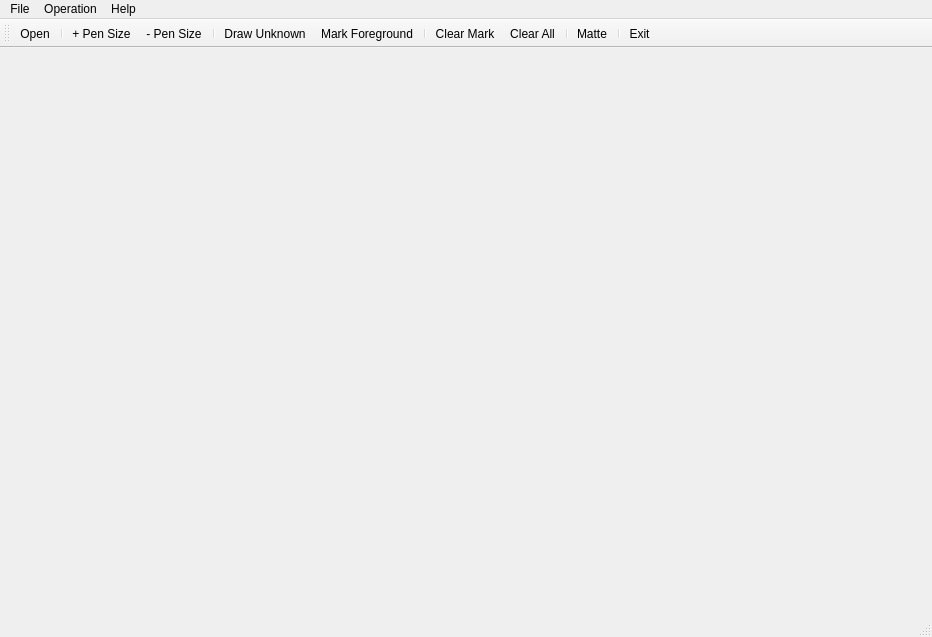
<?xml version="1.0" encoding="UTF-8"?>
<ui version="4.0">
 <class>MainWindow</class>
 <widget class="QMainWindow" name="MainWindow">
  <property name="geometry">
   <rect>
    <x>0</x>
    <y>0</y>
    <width>932</width>
    <height>637</height>
   </rect>
  </property>
  <property name="windowTitle">
   <string>MainWindow</string>
  </property>
  <widget class="QWidget" name="centralWidget">
   <layout class="QGridLayout" name="gridLayout"/>
  </widget>
  <widget class="QStatusBar" name="statusBar"/>
  <widget class="QMenuBar" name="menuBar">
   <property name="geometry">
    <rect>
     <x>0</x>
     <y>0</y>
     <width>932</width>
     <height>26</height>
    </rect>
   </property>
   <widget class="QMenu" name="menu">
    <property name="title">
     <string>File</string>
    </property>
    <addaction name="actionOpen"/>
    <addaction name="separator"/>
    <addaction name="actionExit"/>
   </widget>
   <widget class="QMenu" name="menuHelp">
    <property name="title">
     <string>Help</string>
    </property>
    <addaction name="actionAbout"/>
   </widget>
   <widget class="QMenu" name="menuOperation">
    <property name="title">
     <string>Operation</string>
    </property>
    <addaction name="action_Add_Pen_Size"/>
    <addaction name="action_Sub_Pen_Size"/>
    <addaction name="separator"/>
    <addaction name="actionDraw_Unknown"/>
    <addaction name="actionMark_Foreground"/>
    <addaction name="separator"/>
    <addaction name="actionClear_Mark"/>
    <addaction name="actionClear"/>
    <addaction name="separator"/>
    <addaction name="actionMatte"/>
   </widget>
   <addaction name="menu"/>
   <addaction name="menuOperation"/>
   <addaction name="menuHelp"/>
  </widget>
  <widget class="QToolBar" name="toolBar">
   <property name="enabled">
    <bool>true</bool>
   </property>
   <property name="windowTitle">
    <string>toolBar</string>
   </property>
   <property name="toolButtonStyle">
    <enum>Qt::ToolButtonTextOnly</enum>
   </property>
   <attribute name="toolBarArea">
    <enum>TopToolBarArea</enum>
   </attribute>
   <attribute name="toolBarBreak">
    <bool>false</bool>
   </attribute>
   <addaction name="actionOpen"/>
   <addaction name="separator"/>
   <addaction name="action_Add_Pen_Size"/>
   <addaction name="action_Sub_Pen_Size"/>
   <addaction name="separator"/>
   <addaction name="actionDraw_Unknown"/>
   <addaction name="actionMark_Foreground"/>
   <addaction name="separator"/>
   <addaction name="actionClear_Mark"/>
   <addaction name="actionClear"/>
   <addaction name="separator"/>
   <addaction name="actionMatte"/>
   <addaction name="separator"/>
   <addaction name="actionExit"/>
  </widget>
  <action name="actionOpen">
   <property name="text">
    <string>Open</string>
   </property>
   <property name="toolTip">
    <string>&lt;html&gt;&lt;head/&gt;&lt;body&gt;&lt;p&gt;Open an Image.&lt;/p&gt;&lt;p&gt;(Shortcut: O)&lt;/p&gt;&lt;/body&gt;&lt;/html&gt;</string>
   </property>
   <property name="shortcut">
    <string>O</string>
   </property>
  </action>
  <action name="actionExit">
   <property name="text">
    <string>Exit</string>
   </property>
   <property name="toolTip">
    <string>&lt;html&gt;&lt;head/&gt;&lt;body&gt;&lt;p&gt;Exit&lt;br/&gt;(Shortcut: Ctrl+Q)&lt;/p&gt;&lt;/body&gt;&lt;/html&gt;</string>
   </property>
   <property name="shortcut">
    <string>Ctrl+Q</string>
   </property>
   <property name="menuRole">
    <enum>QAction::QuitRole</enum>
   </property>
  </action>
  <action name="actionAbout">
   <property name="text">
    <string>About</string>
   </property>
   <property name="toolTip">
    <string>&lt;html&gt;&lt;head/&gt;&lt;body&gt;&lt;p&gt;About&lt;br/&gt;(Shortcut: Ctrl+/)&lt;/p&gt;&lt;/body&gt;&lt;/html&gt;</string>
   </property>
   <property name="shortcut">
    <string>Ctrl+/</string>
   </property>
   <property name="menuRole">
    <enum>QAction::AboutRole</enum>
   </property>
  </action>
  <action name="actionDraw_Unknown">
   <property name="checkable">
    <bool>true</bool>
   </property>
   <property name="text">
    <string>Draw Unknown</string>
   </property>
   <property name="toolTip">
    <string>&lt;html&gt;&lt;head/&gt;&lt;body&gt;&lt;p&gt;Draw unknown area.&lt;br/&gt;(Shortcut: U)&lt;/p&gt;&lt;/body&gt;&lt;/html&gt;</string>
   </property>
   <property name="shortcut">
    <string>U</string>
   </property>
  </action>
  <action name="actionMark_Foreground">
   <property name="checkable">
    <bool>true</bool>
   </property>
   <property name="text">
    <string>Mark Foreground</string>
   </property>
   <property name="toolTip">
    <string>&lt;html&gt;&lt;head/&gt;&lt;body&gt;&lt;p&gt;Fill and mark the foreground area surrounded by the unknown area.&lt;br/&gt;(Shortcut: F)&lt;/p&gt;&lt;/body&gt;&lt;/html&gt;</string>
   </property>
   <property name="shortcut">
    <string>F</string>
   </property>
  </action>
  <action name="actionClear">
   <property name="text">
    <string>Clear All</string>
   </property>
   <property name="toolTip">
    <string>&lt;html&gt;&lt;head/&gt;&lt;body&gt;&lt;p&gt;Clear all unknown area and foreground marks.&lt;br/&gt;(Shortcut: C)&lt;/p&gt;&lt;/body&gt;&lt;/html&gt;</string>
   </property>
   <property name="shortcut">
    <string>C</string>
   </property>
  </action>
  <action name="actionMatte">
   <property name="text">
    <string>Matte</string>
   </property>
   <property name="toolTip">
    <string>&lt;html&gt;&lt;head/&gt;&lt;body&gt;&lt;p&gt;Start Poisson Matting!&lt;br/&gt;(Shortcut: M)&lt;/p&gt;&lt;/body&gt;&lt;/html&gt;</string>
   </property>
   <property name="shortcut">
    <string>M</string>
   </property>
  </action>
  <action name="actionClear_Mark">
   <property name="text">
    <string>Clear Mark</string>
   </property>
   <property name="toolTip">
    <string>&lt;html&gt;&lt;head/&gt;&lt;body&gt;&lt;p&gt;Clear foreground marks.&lt;br/&gt;(Shortcut: D)&lt;/p&gt;&lt;/body&gt;&lt;/html&gt;</string>
   </property>
   <property name="shortcut">
    <string>D</string>
   </property>
  </action>
  <action name="action_Add_Pen_Size">
   <property name="text">
    <string>+ Pen Size</string>
   </property>
   <property name="toolTip">
    <string>&lt;html&gt;&lt;head/&gt;&lt;body&gt;&lt;p&gt;+ Pen Size&lt;br/&gt;(Shortcut: +)&lt;/p&gt;&lt;/body&gt;&lt;/html&gt;</string>
   </property>
   <property name="shortcut">
    <string>=</string>
   </property>
  </action>
  <action name="action_Sub_Pen_Size">
   <property name="text">
    <string>- Pen Size</string>
   </property>
   <property name="toolTip">
    <string>&lt;html&gt;&lt;head/&gt;&lt;body&gt;&lt;p&gt;- Pen Size&lt;br/&gt;(Shortcut: -)&lt;/p&gt;&lt;/body&gt;&lt;/html&gt;</string>
   </property>
   <property name="shortcut">
    <string>-</string>
   </property>
  </action>
 </widget>
 <layoutdefault spacing="6" margin="11"/>
 <resources/>
 <connections/>
</ui>
